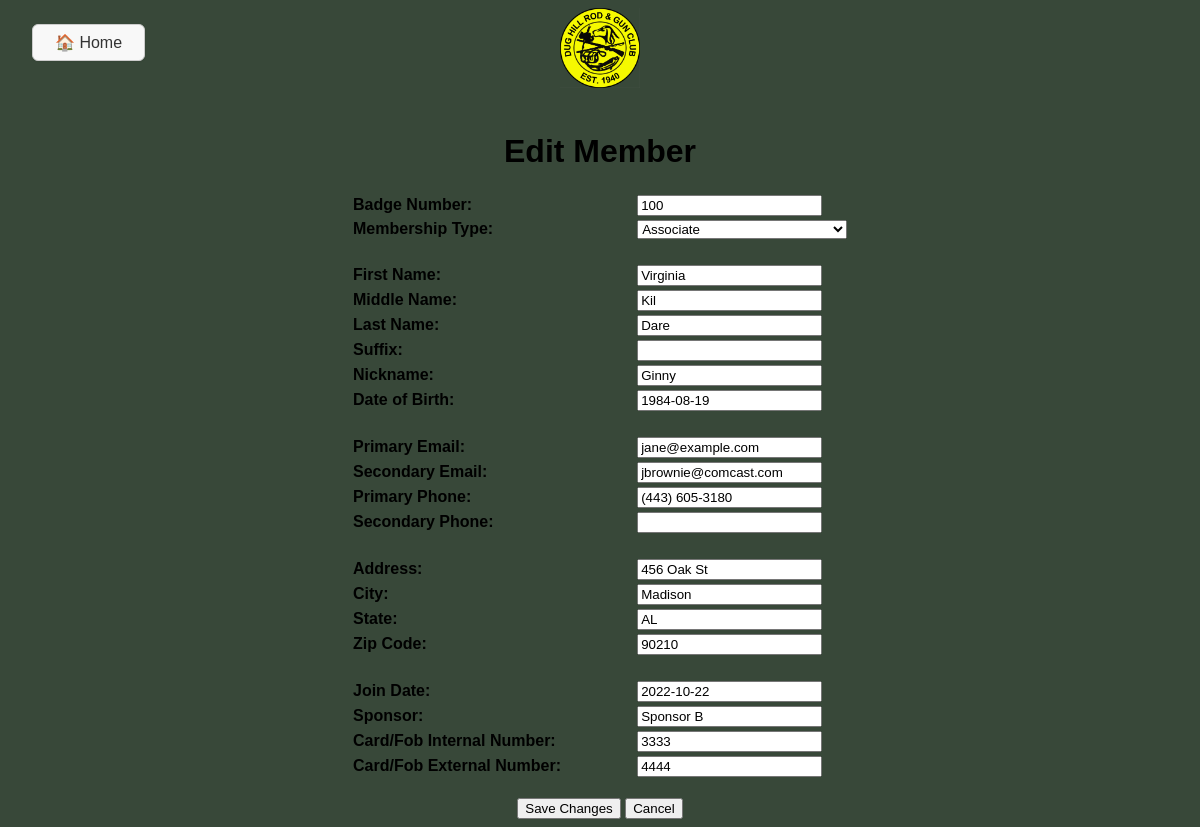
Page /edit_member/2 on the earlier database version.
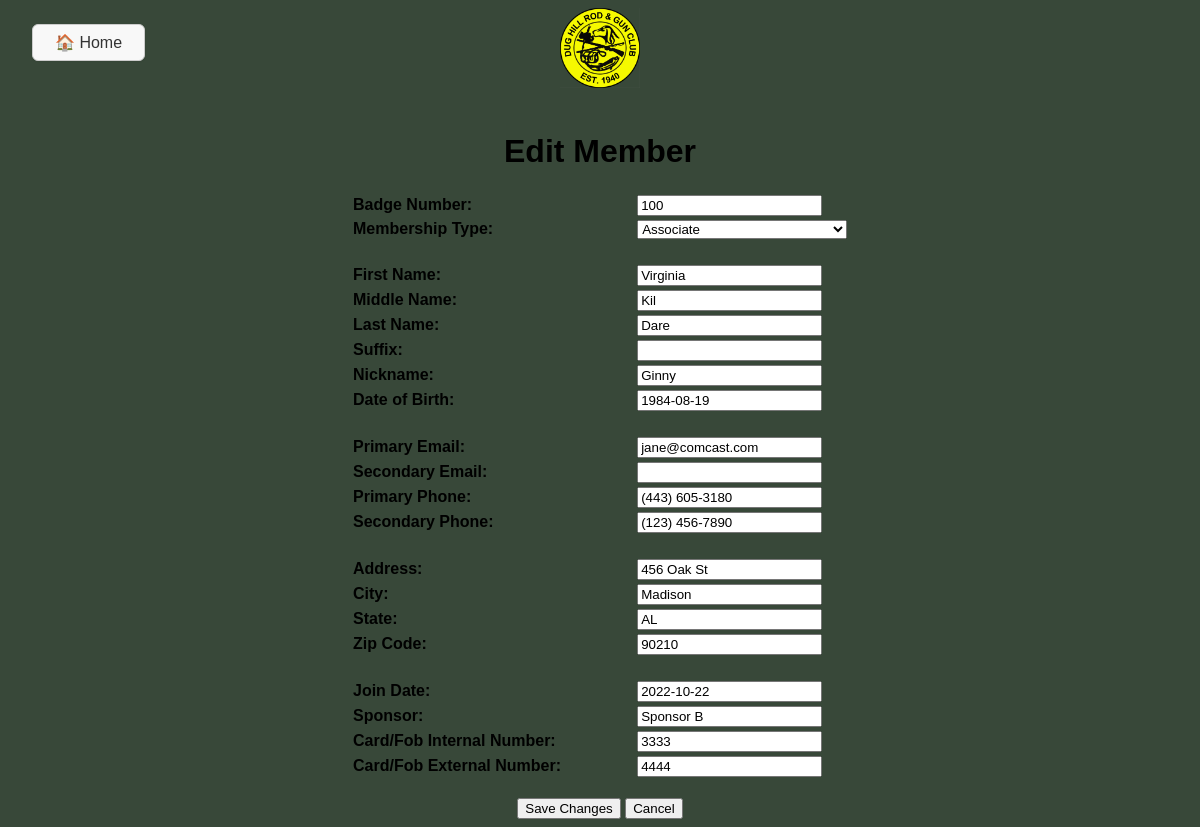
Same page on the later database version.
### tables this page shows
CREATE TABLE members (
                id INTEGER PRIMARY KEY AUTOINCREMENT,
                badge_number TEXT,
                membership_type TEXT,
                first_name TEXT,
                last_name TEXT,
                dob TEXT,
                email TEXT,
                phone TEXT,
                address TEXT,
                city TEXT,
                state TEXT,
                zip TEXT,
                join_date TEXT,
                email2 TEXT,
                sponsor TEXT,
                card_internal TEXT,
                card_external TEXT,
                deleted INTEGER DEFAULT 0
            , phone2 TEXT, waiver INTEGER DEFAULT 0, middle_name TEXT DEFAULT '', nickname TEXT DEFAULT '', suffix TEXT DEFAULT '', deleted_on TEXT);

### DH_DB_Webapp/app.py (the view, shortened to what this page needs)
@app.route('/edit_member/<int:member_id>', methods=['GET', 'POST'])
def edit_member(member_id):
	member = database.get_member_by_id(member_id)
	if not member:
		return "Member not found", 404
	return render_template('edit_member.html', member=member)

### DH_DB_Webapp/database.py (called while the page is built)
def get_connection():
	conn = sqlite3.connect(DB_NAME)
	conn.row_factory = sqlite3.Row
	return conn

def get_member_by_id(member_id):
	conn = get_connection()
	c = conn.cursor()
	c.execute("SELECT * FROM members WHERE id=?", (member_id,))
	row = c.fetchone()
	conn.close()
	return row

### DH_DB_Webapp/templates/edit_member.html (shortened to what the changed rows need)
<!DOCTYPE html>
<html>
<head>
</head>
<body style="background-color:#384839; font-family:Arial, Helvetica, sans-serif;">
    <div style="display:flex; flex-direction:column; align-items:center;">
        <h1>Edit Member</h1>
        <form method="post" style="width:100%; max-width:500px;">
            <table style="margin:auto; width:100%;">
                <tr><td style="padding-right:40px;"><label for="badge_number"><b>Badge Number:</b></label></td><td><input type="text" id="badge_number" name="badge_number" value="{{ member['badge_number'] }}" required></td></tr>
                <tr><td style="padding-right:40px;"><label for="membership_type"><b>Membership Type:</b></label></td><td>
                    <select id="membership_type" name="membership_type" required style="width: 100%; box-sizing: border-box;">
                        {% set types = ["Probationary", "Associate", "Active", "Life", "Honorary", "Prospective", "Wait List", "Former"] %}
                        {% for t in types %}
                            <option value="{{ t }}" {% if member['membership_type'] == t %}selected{% endif %}>{{ t }}</option>
                        {% endfor %}
                    </select>
                </td></tr>
                <tr><td style="padding-right:40px;"><label for="first_name"><b>First Name:</b></label></td><td><input type="text" id="first_name" name="first_name" value="{{ member['first_name'] }}" required></td></tr>
                <tr><td style="padding-right:40px;"><label for="middle_name"><b>Middle Name:</b></label></td><td><input type="text" id="middle_name" name="middle_name" value="{{ member['middle_name'] }}"></td></tr>
                <tr><td style="padding-right:40px;"><label for="last_name"><b>Last Name:</b></label></td><td><input type="text" id="last_name" name="last_name" value="{{ member['last_name'] }}" required></td></tr>
                <tr><td style="padding-right:40px;"><label for="nickname"><b>Nickname:</b></label></td><td><input type="text" id="nickname" name="nickname" value="{{ member['nickname'] }}"></td></tr>
                <tr><td style="padding-right:40px;"><label for="dob"><b>Date of Birth:</b></label></td><td><input type="text" id="dob" name="dob" value="{{ member['dob'] }}"></td></tr>
                <tr><td style="padding-right:40px;"><label for="email"><b>Primary Email:</b></label></td><td><input type="email" id="email" name="email" value="{{ member['email'] }}"></td></tr>
                <tr><td style="padding-right:40px;"><label for="email2"><b>Secondary Email:</b></label></td><td><input type="email" id="email2" name="email2" value="{{ member['email2'] }}"></td></tr>
                <tr><td style="padding-right:40px;"><label for="phone"><b>Primary Phone:</b></label></td><td><input type="text" id="phone" name="phone" value="{{ member['phone'] }}"></td></tr>
                <tr><td style="padding-right:40px;"><label for="phone2"><b>Secondary Phone:</b></label></td><td><input type="text" id="phone2" name="phone2" value="{{ member['phone2'] }}"></td></tr>
                <tr><td style="padding-right:40px;"><label for="address"><b>Address:</b></label></td><td><input type="text" id="address" name="address" value="{{ member['address'] }}"></td></tr>
                <tr><td style="padding-right:40px;"><label for="city"><b>City:</b></label></td><td><input type="text" id="city" name="city" value="{{ member['city'] }}"></td></tr>
                <tr><td style="padding-right:40px;"><label for="state"><b>State:</b></label></td><td><input type="text" id="state" name="state" value="{{ member['state'] }}"></td></tr>
                <tr><td style="padding-right:40px;"><label for="zip"><b>Zip Code:</b></label></td><td><input type="text" id="zip" name="zip" value="{{ member['zip'] }}"></td></tr>
                <tr><td style="padding-right:40px;"><label for="join_date"><b>Join Date:</b></label></td><td><input type="text" id="join_date" name="join_date" value="{{ member['join_date'] }}"></td></tr>
                <tr><td style="padding-right:40px;"><label for="sponsor"><b>Sponsor:</b></label></td><td><input type="text" id="sponsor" name="sponsor" value="{{ member['sponsor'] }}"></td></tr>
                <tr><td style="padding-right:40px;"><label for="card_internal"><b>Card/Fob Internal Number:</b></label></td><td><input type="text" id="card_internal" name="card_internal" value="{{ member['card_internal'] }}"></td></tr>
                <tr><td style="padding-right:40px;"><label for="card_external"><b>Card/Fob External Number:</b></label></td><td><input type="text" id="card_external" name="card_external" value="{{ member['card_external'] }}"></td></tr>
            </table>
            <br>
        </form>
    </div>
</body>
</html>

Differences in the rows shown:
changed members "Associate": email "jane@example.com" → "jane@comcast.com"; phone2 (not shown) → "(123) 456-7890"; email2 "jbrownie@comcast.com" → (not shown)
